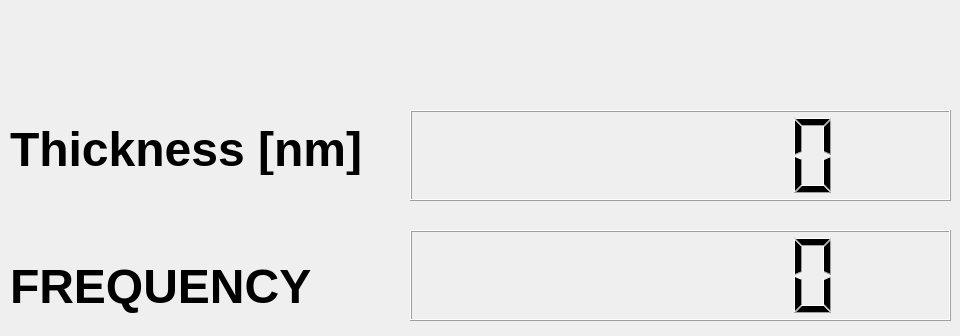
    <widget class="QWidget" name="homePage">
     <widget class="QLabel" name="thicknessLabel">
      <property name="geometry">
       <rect>
        <x>10</x>
        <y>124</y>
        <width>431</width>
        <height>51</height>
       </rect>
      </property>
      <property name="font">
       <font>
        <pointsize>36</pointsize>
        <bold>true</bold>
       </font>
      </property>
      <property name="text">
       <string>Thickness [nm]</string>
      </property>
     </widget>
     <widget class="QLabel" name="frequencyBigLabel">
      <property name="geometry">
       <rect>
        <x>10</x>
        <y>246</y>
        <width>431</width>
        <height>81</height>
       </rect>
      </property>
      <property name="font">
       <font>
        <pointsize>36</pointsize>
        <bold>true</bold>
       </font>
      </property>
      <property name="text">
       <string>FREQUENCY</string>
      </property>
     </widget>
     <widget class="QLCDNumber" name="lcdNumberThickness">
      <property name="geometry">
       <rect>
        <x>410</x>
        <y>110</y>
        <width>541</width>
        <height>91</height>
       </rect>
      </property>
      <property name="digitCount">
       <number>7</number>
      </property>
     </widget>
     <widget class="QLCDNumber" name="lcdNumberFreq">
      <property name="geometry">
       <rect>
        <x>410</x>
        <y>230</y>
        <width>541</width>
        <height>91</height>
       </rect>
      </property>
      <property name="digitCount">
       <number>7</number>
      </property>
     </widget>
    </widget>
